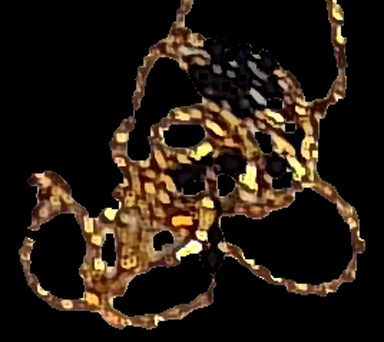
#> input picture similarity_crops/slot1_check_153340_ok_in11_col0.99_size0.95.png, 384 x 342 px
$ python -i jewel_classifier.py   (imports and definitions only)
#> lines starting #> are read from the running program, lines starting #| are printed output that depends on the picture
"""
Jewel type classifier, following the Classification approach of
https://github.com/rishikumar-sn/Weight-Scale-SOP/tree/main/Classification (jewelry_classifier.py):

  - SigLIP2 (google/siglip2-base-patch32-256) vision ONNX image embedding, preprocessed like its
    SiglipImageProcessor (256x256 bilinear resize, (x/255 - 0.5) / 0.5)
  - the jewel isolated on a pure white background; the embedding is the mean of the whole crop and a
    padded square crop of its foreground
  - zero-shot scores against the cached prompt text embeddings (classification/*.npz), softmax per
    prompt group, then per class within the group
  - "Not Gold Jewelry" for an empty crop, a green-dominant object or specific foreign-object evidence
  - the correction gallery (labelled image vectors) can confirm or correct the zero-shot label

Only numpy + onnxruntime + Pillow are needed at run time (the text embeddings are precomputed).
"""
import json
import os
import sys

import numpy as np
import onnxruntime as ort
from PIL import Image

# next to the .exe when built with PyInstaller, else next to this script
_BASE_DIR = os.path.dirname(sys.executable) if getattr(sys, "frozen", False) else os.path.dirname(os.path.abspath(__file__))
CLASSIFICATION_DIR = os.path.join(_BASE_DIR, "classification")
TEXT_CACHE = "jewelry_text_embeddings_cache.npz"
GALLERY_FILE = "jewelry_correction_gallery.npz"
# Operator corrections from this bench (double-click rename in Jewel Guard). They are matched before the
# repo's gallery (822 examples from other cameras), nearest example only: measured on this camera's
# captures, the same jewel re-captured in a later run is 0.85-0.98 similar, different jewel types <= 0.82;
# the repo gallery's rules (>= 0.90-0.94 with 2-3 agreeing neighbours) let re-runs miss the operator's fix.
OPERATOR_FILE = "operator_corrections.npz"
OPERATOR_MATCH_SIM = 0.84      # nearest operator example at least this similar -> its label
OPERATOR_MARGIN = 0.03         # ... and this much closer than the nearest example of any other label
REPO_GALLERY_SIZE = 822        # entries the copied repo gallery had; later ones are operator corrections
FOREIGN_CACHE = "foreign_object_text_embeddings_cache.npz"
FOREIGN_PROMPTS = "foreign_object_prompts.json"

# constants as in the repo's jewelry_classifier.py
GALLERY_THRESHOLD = 0.90
GALLERY_EXACT_MATCH_THRESHOLD = 0.975
GALLERY_DISAGREEMENT_MARGIN = 0.01
GALLERY_TOP_K = 5
WHITE_THRESHOLD = 245
EMPTY_BACKGROUND_RATIO = 0.98
STRONG_NON_JEWELRY_MAX_GOLD_SIMILARITY = 0.035
STRONG_NON_JEWELRY_MIN_MARGIN = 0.03
GREEN_DOMINANT_FOREGROUND_RATIO = 0.60
MIN_COLOR_GATE_FOREGROUND_PIXELS = 100
FOREGROUND_PADDING_RATIO = 0.12
SIMILARITY_SCALE = 100.0
COMBINED_NECK_LABEL = "Chain / Necklace"
OTHER_GOLD_LABEL = "Other Gold Jewellery"
NOT_GOLD_LABEL = "Not Gold Jewelry"
GALLERY_CLASS_THRESHOLDS = {
    "Bangle": 0.90, "Bracelet": 0.92, COMBINED_NECK_LABEL: 0.90, "Mattal": 0.92,
    "Earrings / Nosepin": 0.91, "Finger Ring": 0.91, OTHER_GOLD_LABEL: 0.94, NOT_GOLD_LABEL: 0.94,
}
PRODUCTION_LABELS = {
    "bangle": "Bangle", "bracelet": "Bracelet", "chain / necklace": COMBINED_NECK_LABEL,
    "chain": COMBINED_NECK_LABEL, "necklace": COMBINED_NECK_LABEL, "dollar": COMBINED_NECK_LABEL,
    "dollar chain": COMBINED_NECK_LABEL, "haram": COMBINED_NECK_LABEL, "kasu mala": COMBINED_NECK_LABEL,
    "kasu malai": COMBINED_NECK_LABEL, "mangalsutra": COMBINED_NECK_LABEL, "pendant": COMBINED_NECK_LABEL,
    "pendant chain": COMBINED_NECK_LABEL, "mattal": "Mattal", "earing / jumkha": "Earrings / Nosepin",
    "earring / jumkha": "Earrings / Nosepin", "earrings / nosepin": "Earrings / Nosepin",
    "earring": "Earrings / Nosepin", "earrings": "Earrings / Nosepin", "nose pin": "Earrings / Nosepin",
    "nosepin": "Earrings / Nosepin", "nose ring": "Earrings / Nosepin", "finger ring": "Finger Ring",
    "ring": "Finger Ring", "baby jewellery": OTHER_GOLD_LABEL, "other gold jewellery": OTHER_GOLD_LABEL,
    "not gold jewelry": NOT_GOLD_LABEL, "not gold jewellery": NOT_GOLD_LABEL,
}


def normalize(v):
    return v / np.clip(np.linalg.norm(v, axis=-1, keepdims=True), 1e-12, None)


def canonical_label(label):
    cleaned = " ".join(str(label).split())
    return PRODUCTION_LABELS.get(cleaned.casefold(), cleaned)


def softmax(x):
    e = np.exp(x - np.max(x))
    return e / e.sum()


class JewelClassifier:
    def __init__(self, onnx_path=None, data_dir=CLASSIFICATION_DIR, session=None):
        """session: an existing onnxruntime session of the same SigLIP2 vision model, to share memory."""
        with np.load(os.path.join(data_dir, TEXT_CACHE), allow_pickle=False) as z:
            self.labels = [str(x) for x in z["labels"].tolist()]
            self.text = z["embeddings"].astype(np.float32)
            self.class_groups = [str(x) for x in z["class_groups"].tolist()]
            self.group_labels = [str(x) for x in z["group_labels"].tolist()]
            self.group_emb = z["group_embeddings"].astype(np.float32)
        self.group_index = {g: i for i, g in enumerate(self.group_labels)}
        self.group_classes = {}
        for i, g in enumerate(self.class_groups):
            self.group_classes.setdefault(g, []).append(i)
        self.gallery_emb, self.gallery_labels = None, []
        self.gallery_path = gallery = os.path.join(data_dir, GALLERY_FILE)
        self.last_embedding = None  # embedding of the last classified crop (for learn())
        if os.path.exists(gallery):
            with np.load(gallery, allow_pickle=False) as z:
                self.gallery_emb = normalize(z["embeddings"].astype(np.float32))
                self.gallery_labels = [canonical_label(x) for x in z["labels"].tolist()]
        self.operator_path = os.path.join(data_dir, OPERATOR_FILE)
        self.operator_emb, self.operator_labels = None, []
        if os.path.exists(self.operator_path):
            with np.load(self.operator_path, allow_pickle=False) as z:
                self.operator_emb = normalize(z["embeddings"].astype(np.float32))
                self.operator_labels = [canonical_label(x) for x in z["labels"].tolist()]
        elif len(self.gallery_labels) > REPO_GALLERY_SIZE:  # renames made before the operator file existed
            self.operator_emb = self.gallery_emb[REPO_GALLERY_SIZE:].copy()
            self.operator_labels = self.gallery_labels[REPO_GALLERY_SIZE:]
            self.save_operator()
        with np.load(os.path.join(data_dir, FOREIGN_CACHE), allow_pickle=False) as z:
            self.foreign_emb = z["embeddings"].astype(np.float32)
        with open(os.path.join(data_dir, FOREIGN_PROMPTS), encoding="utf-8") as f:
            self.foreign = list(json.load(f)["objects"].items())
        self.session = session or ort.InferenceSession(onnx_path, providers=["CPUExecutionProvider"])
        self.input = self.session.get_inputs()[0]
        outs = self.session.get_outputs()
        self.out_index = next((i for i, o in enumerate(outs) if len(o.shape) == 2 and o.shape[-1] == 768),
                              len(outs) - 1)
        self.extra = {}
        for inp in self.session.get_inputs()[1:]:  # some exports also want a spatial shape / attention mask
            name = inp.name.lower()
            self.extra[inp.name] = (np.array([[8, 8]], np.int64) if "spatial" in name
                                    else np.ones((1, 64), np.int64))

    # ---- embedding (SiglipImageProcessor: 256x256 bilinear, rescale, normalize 0.5/0.5) ----
    # [37 lines left out: functions embed, crop_foreground, background_empty, green_dominant, not called in this run]

    def group_sim(self, emb, group):
        i = self.group_index.get(group)
        return float(emb @ self.group_emb[i]) if i is not None else 0.0

    # [60 lines left out: functions non_jewelry, class_probabilities, gallery_search, operator_search, not called in this run]

    def merged_embedding(self, rgb_on_white):
        return normalize(self.embed(rgb_on_white) + self.embed(self.crop_foreground(rgb_on_white)))

    # ---- classification ----
    # [25 lines left out: function classify, not called in this run]

    def label_choices(self):
        return list(self.labels) + [OTHER_GOLD_LABEL, NOT_GOLD_LABEL]

    # [24 lines left out: function learn, not called in this run]

    def save_operator(self):
        np.savez(self.operator_path, embeddings=self.operator_emb, labels=np.array(self.operator_labels))

>>> import cv2
>>> picture = cv2.imread('similarity_crops/slot1_check_153340_ok_in11_col0.99_size0.95.png', cv2.IMREAD_GRAYSCALE)
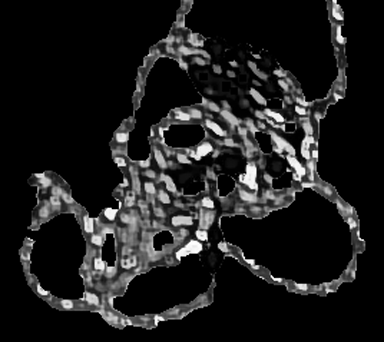
#> picture: shape (342, 384); min 0, max 255, mean 29.2
>>> result = JewelClassifier().embed(picture)
#> (reads classification/jewelry_text_embeddings_cache.npz from the repository)
#> (reads classification/operator_corrections.npz from the repository)
#> (reads classification/foreign_object_text_embeddings_cache.npz from the repository)
#> (reads classification/foreign_object_prompts.json from the repository)
#> (the run stopped early here; a loop or call above may not have finished)
